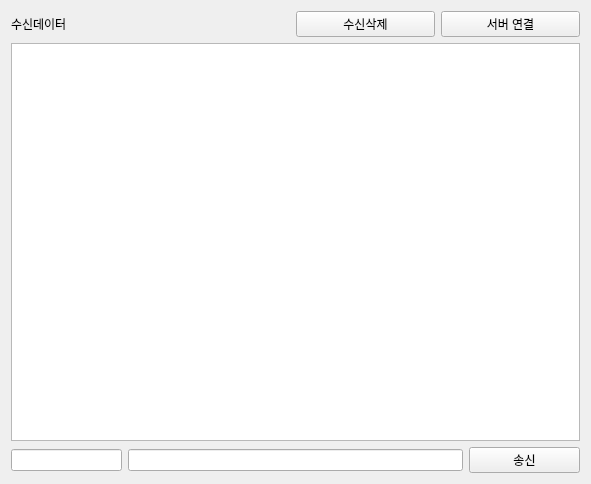
<?xml version="1.0" encoding="UTF-8"?>
<ui version="4.0">
 <class>Tab2SocketClient</class>
 <widget class="QWidget" name="Tab2SocketClient">
  <property name="geometry">
   <rect>
    <x>0</x>
    <y>0</y>
    <width>591</width>
    <height>484</height>
   </rect>
  </property>
  <property name="windowTitle">
   <string>Form</string>
  </property>
  <layout class="QVBoxLayout" name="verticalLayout_2">
   <item>
    <layout class="QHBoxLayout" name="horizontalLayout" stretch="2,1,1">
     <property name="leftMargin">
      <number>0</number>
     </property>
     <item>
      <widget class="QLabel" name="pLabel">
       <property name="text">
        <string>수신데이터</string>
       </property>
      </widget>
     </item>
     <item>
      <widget class="QPushButton" name="pPB_RecvDataClear">
       <property name="text">
        <string>수신삭제</string>
       </property>
      </widget>
     </item>
     <item>
      <widget class="QPushButton" name="pPB_ServerConnect">
       <property name="text">
        <string>서버 연결</string>
       </property>
       <property name="checkable">
        <bool>true</bool>
       </property>
      </widget>
     </item>
    </layout>
   </item>
   <item>
    <layout class="QHBoxLayout" name="horizontalLayout_2">
     <item>
      <widget class="QTextEdit" name="pTE_RecvData">
       <property name="autoFillBackground">
        <bool>false</bool>
       </property>
      </widget>
     </item>
    </layout>
   </item>
   <item>
    <layout class="QHBoxLayout" name="horizontalLayout_3" stretch="2,6,2">
     <item>
      <widget class="QLineEdit" name="pLE_Recvid"/>
     </item>
     <item>
      <widget class="QLineEdit" name="pLE_SendData"/>
     </item>
     <item>
      <widget class="QPushButton" name="pPB_SendButton">
       <property name="text">
        <string>송신</string>
       </property>
      </widget>
     </item>
    </layout>
   </item>
  </layout>
 </widget>
 <resources/>
 <connections/>
</ui>
